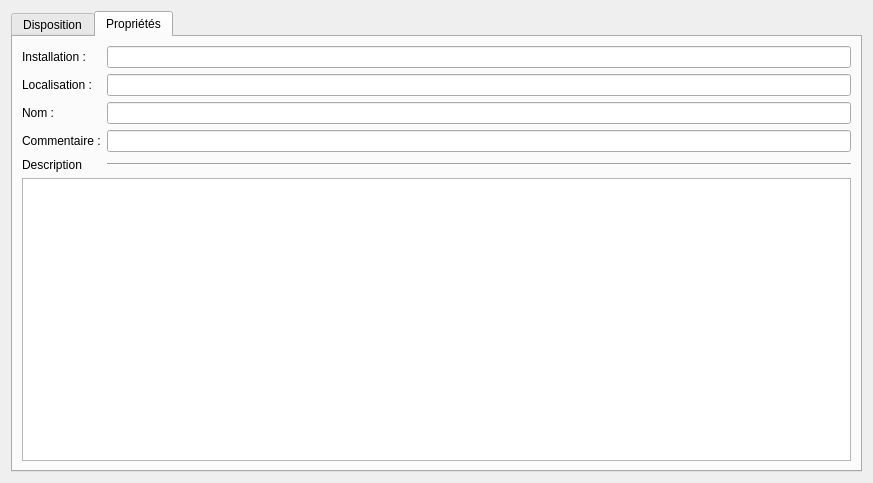
<?xml version="1.0" encoding="UTF-8"?>
<ui version="4.0">
 <class>TerminalStripEditor</class>
 <widget class="QWidget" name="TerminalStripEditor">
  <property name="geometry">
   <rect>
    <x>0</x>
    <y>0</y>
    <width>873</width>
    <height>483</height>
   </rect>
  </property>
  <property name="windowTitle">
   <string>Form</string>
  </property>
  <layout class="QHBoxLayout" name="horizontalLayout">
   <item>
    <widget class="QTabWidget" name="m_tab_widget">
     <property name="currentIndex">
      <number>1</number>
     </property>
     <widget class="QWidget" name="m_layout_tab">
      <attribute name="title">
       <string>Disposition</string>
      </attribute>
      <layout class="QHBoxLayout" name="horizontalLayout_2">
       <item>
        <widget class="QTableView" name="m_table_widget"/>
       </item>
       <item>
        <widget class="QWidget" name="widget" native="true">
         <layout class="QGridLayout" name="gridLayout_2">
          <property name="topMargin">
           <number>0</number>
          </property>
          <item row="8" column="1" colspan="2">
           <widget class="QComboBox" name="m_led_cb">
            <item>
             <property name="text">
              <string>Sans</string>
             </property>
            </item>
            <item>
             <property name="text">
              <string>Avec</string>
             </property>
            </item>
           </widget>
          </item>
          <item row="1" column="0" colspan="3">
           <widget class="Line" name="line_3">
            <property name="orientation">
             <enum>Qt::Horizontal</enum>
            </property>
           </widget>
          </item>
          <item row="0" column="2">
           <widget class="QPushButton" name="m_move_to_pb">
            <property name="toolTip">
             <string>Effectuer le déplacement</string>
            </property>
            <property name="text">
             <string/>
            </property>
            <property name="icon">
             <iconset resource="../../../qelectrotech.qrc">
              <normaloff>:/ico/16x16/dialog-ok.png</normaloff>:/ico/16x16/dialog-ok.png</iconset>
            </property>
           </widget>
          </item>
          <item row="12" column="1" colspan="2">
           <widget class="KColorCombo" name="m_bridge_color_cb"/>
          </item>
          <item row="5" column="0">
           <widget class="QLabel" name="label_6">
            <property name="text">
             <string>Étage :</string>
            </property>
            <property name="alignment">
             <set>Qt::AlignRight|Qt::AlignTrailing|Qt::AlignVCenter</set>
            </property>
           </widget>
          </item>
          <item row="6" column="0">
           <widget class="QLabel" name="label_7">
            <property name="text">
             <string>Type :</string>
            </property>
            <property name="alignment">
             <set>Qt::AlignRight|Qt::AlignTrailing|Qt::AlignVCenter</set>
            </property>
           </widget>
          </item>
          <item row="12" column="0">
           <widget class="QLabel" name="label_10">
            <property name="text">
             <string>Couleur pont :</string>
            </property>
            <property name="alignment">
             <set>Qt::AlignRight|Qt::AlignTrailing|Qt::AlignVCenter</set>
            </property>
           </widget>
          </item>
          <item row="6" column="1" colspan="2">
           <widget class="QComboBox" name="m_type_cb">
            <item>
             <property name="text">
              <string>Générique</string>
             </property>
            </item>
            <item>
             <property name="text">
              <string>Fusible</string>
             </property>
            </item>
            <item>
             <property name="text">
              <string>Sectionnable</string>
             </property>
            </item>
            <item>
             <property name="text">
              <string>Diode</string>
             </property>
            </item>
            <item>
             <property name="text">
              <string>Terre</string>
             </property>
            </item>
           </widget>
          </item>
          <item row="8" column="0">
           <widget class="QLabel" name="label_9">
            <property name="text">
             <string>LED :</string>
            </property>
            <property name="alignment">
             <set>Qt::AlignRight|Qt::AlignTrailing|Qt::AlignVCenter</set>
            </property>
           </widget>
          </item>
          <item row="9" column="0" colspan="3">
           <widget class="Line" name="line_2">
            <property name="orientation">
             <enum>Qt::Horizontal</enum>
            </property>
           </widget>
          </item>
          <item row="13" column="0">
           <spacer name="verticalSpacer">
            <property name="orientation">
             <enum>Qt::Vertical</enum>
            </property>
            <property name="sizeHint" stdset="0">
             <size>
              <width>20</width>
              <height>40</height>
             </size>
            </property>
           </spacer>
          </item>
          <item row="7" column="0">
           <widget class="QLabel" name="label_8">
            <property name="text">
             <string>Fonction :</string>
            </property>
            <property name="alignment">
             <set>Qt::AlignRight|Qt::AlignTrailing|Qt::AlignVCenter</set>
            </property>
           </widget>
          </item>
          <item row="0" column="0">
           <widget class="QLabel" name="m_move_to_label">
            <property name="text">
             <string>Déplacer dans :</string>
            </property>
            <property name="alignment">
             <set>Qt::AlignRight|Qt::AlignTrailing|Qt::AlignVCenter</set>
            </property>
           </widget>
          </item>
          <item row="7" column="1" colspan="2">
           <widget class="QComboBox" name="m_function_cb">
            <item>
             <property name="text">
              <string>Générique</string>
             </property>
            </item>
            <item>
             <property name="text">
              <string>Phase</string>
             </property>
            </item>
            <item>
             <property name="text">
              <string>Neutre</string>
             </property>
            </item>
           </widget>
          </item>
          <item row="0" column="1">
           <widget class="QComboBox" name="m_move_to_cb">
            <property name="sizeAdjustPolicy">
             <enum>QComboBox::AdjustToContents</enum>
            </property>
           </widget>
          </item>
          <item row="5" column="1" colspan="2">
           <widget class="QSpinBox" name="m_level_sb">
            <property name="maximum">
             <number>6</number>
            </property>
           </widget>
          </item>
          <item row="2" column="1" colspan="2">
           <widget class="QPushButton" name="m_auto_ordering_pb">
            <property name="text">
             <string>Position automatique</string>
            </property>
           </widget>
          </item>
          <item row="3" column="1" colspan="2">
           <widget class="QPushButton" name="m_group_terminals_pb">
            <property name="text">
             <string>Grouper les bornes</string>
            </property>
           </widget>
          </item>
          <item row="4" column="1" colspan="2">
           <widget class="QPushButton" name="m_ungroup_pb">
            <property name="text">
             <string>Degrouper les bornes</string>
            </property>
           </widget>
          </item>
          <item row="10" column="1" colspan="2">
           <widget class="QPushButton" name="m_bridge_terminals_pb">
            <property name="text">
             <string>Ponter les bornes</string>
            </property>
           </widget>
          </item>
          <item row="11" column="1" colspan="2">
           <widget class="QPushButton" name="m_unbridge_terminals_pb">
            <property name="text">
             <string>Déponter les bornes</string>
            </property>
           </widget>
          </item>
         </layout>
        </widget>
       </item>
      </layout>
     </widget>
     <widget class="QWidget" name="m_data_tab">
      <attribute name="title">
       <string>Propriétés</string>
      </attribute>
      <layout class="QGridLayout" name="gridLayout">
       <item row="2" column="0">
        <widget class="QLabel" name="label_3">
         <property name="text">
          <string>Nom :</string>
         </property>
        </widget>
       </item>
       <item row="3" column="0">
        <widget class="QLabel" name="label_4">
         <property name="text">
          <string>Commentaire :</string>
         </property>
        </widget>
       </item>
       <item row="0" column="0">
        <widget class="QLabel" name="label">
         <property name="text">
          <string>Installation :</string>
         </property>
        </widget>
       </item>
       <item row="1" column="1">
        <widget class="QLineEdit" name="m_location_le"/>
       </item>
       <item row="0" column="1">
        <widget class="QLineEdit" name="m_installation_le"/>
       </item>
       <item row="3" column="1">
        <widget class="QLineEdit" name="m_comment_le"/>
       </item>
       <item row="1" column="0">
        <widget class="QLabel" name="label_2">
         <property name="text">
          <string>Localisation :</string>
         </property>
        </widget>
       </item>
       <item row="4" column="0">
        <widget class="QLabel" name="label_5">
         <property name="text">
          <string>Description</string>
         </property>
        </widget>
       </item>
       <item row="4" column="1">
        <widget class="Line" name="line">
         <property name="orientation">
          <enum>Qt::Horizontal</enum>
         </property>
        </widget>
       </item>
       <item row="2" column="1">
        <widget class="QLineEdit" name="m_name_le"/>
       </item>
       <item row="5" column="0" colspan="2">
        <widget class="QPlainTextEdit" name="m_description_te"/>
       </item>
      </layout>
     </widget>
    </widget>
   </item>
  </layout>
 </widget>
 <customwidgets>
  <customwidget>
   <class>KColorCombo</class>
   <extends>QComboBox</extends>
   <header>kcolorcombo.h</header>
  </customwidget>
 </customwidgets>
 <resources>
  <include location="../../../qelectrotech.qrc"/>
 </resources>
 <connections/>
</ui>
